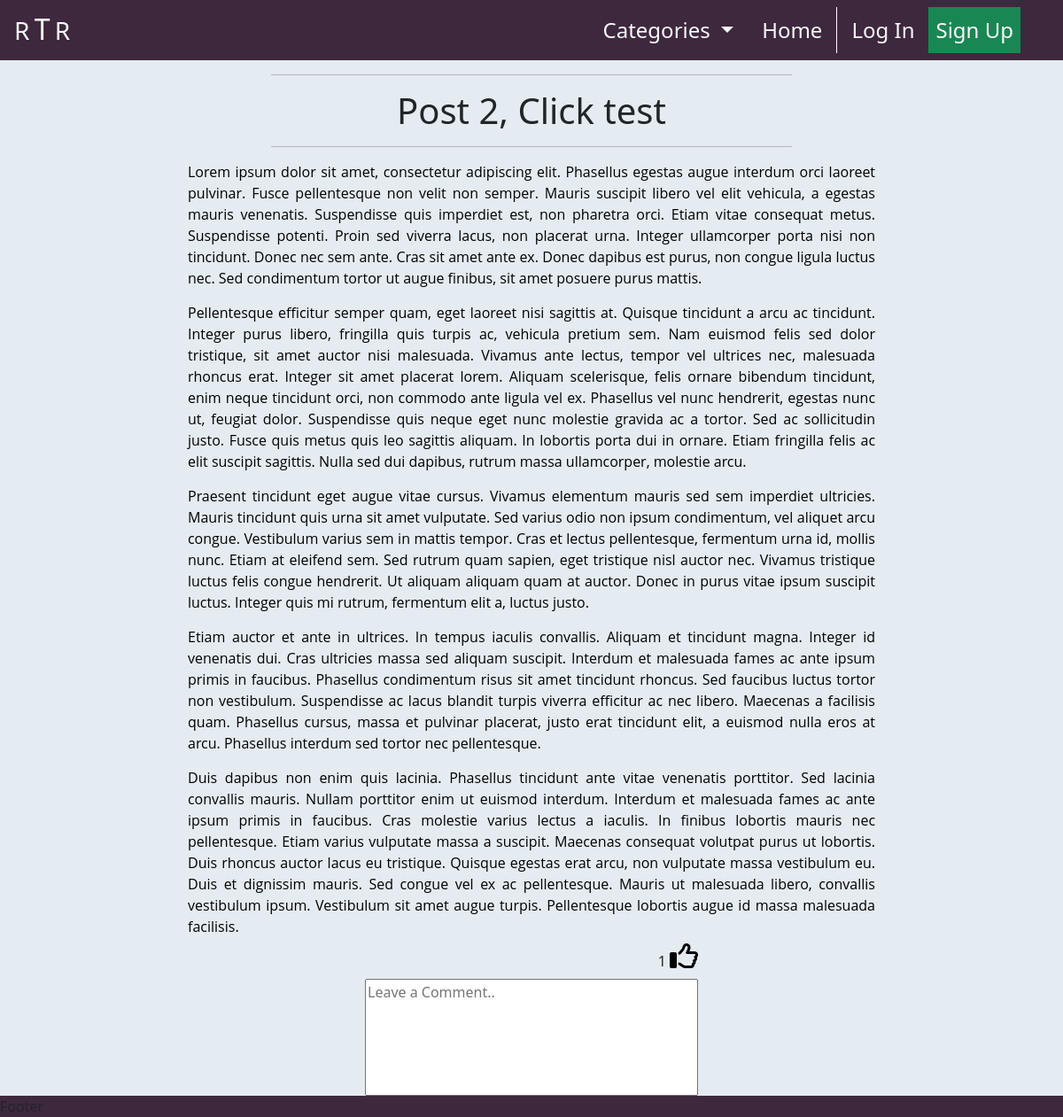
/post_detail/post-2-click-test-test_user1069706/, run on the app's committed database.
### newssite/models.py (models this page shows, shortened)
class Post(models.Model):
    title = models.CharField(max_length=200, unique=True)
    slug = models.SlugField(max_length=200, unique=True, blank=True)
    author = models.ForeignKey(
        User,
        on_delete=models.CASCADE,
        related_name='posts'
    )
    updated_on_date = models.DateTimeField(auto_now=True)
    excerpt = models.TextField(max_length=300, blank=True)
    content = models.TextField()
    category = models.ForeignKey(
        Category,
        max_length=30,
        null=True,
        blank=True,
        on_delete=models.SET_NULL
    )
    featured_image = CloudinaryField('image', default='placeholder')
    created_on = models.DateTimeField(auto_now_add=True)
    status = models.IntegerField(choices=STATUS, default=1)
    likes = models.ManyToManyField(User, related_name='likes', blank=True)
    class Meta:
        ordering = ['-created_on']
    def number_of_likes(self):
        return self.likes.count()

### post_detail/views.py (the view, shortened to what this page needs)
# urls.py: path('<slug:slug>/', views.PostDetail.as_view(), name='post_detail'),
class PostDetail(View):
    def get(self, request, slug, *args, **kwargs):
        template = 'post_detail/post_detail.html'
        post = get_object_or_404(
            Post.objects.filter(status=1),
            slug=slug
        )
        comments = post.comments.filter(
            approved=True,
            parent__isnull=True
        ).order_by("-created_on")
        liked = False
        if post.likes.filter(id=self.request.user.id).exists():
            liked = True
        return render(
            request, template,
            {
                'post': post,
                "comments": comments,
                "liked": liked,
                'comment_form': CommentForm(),
            },
        )

### post_detail/forms.py
class CommentForm(forms.ModelForm):
    class Meta:
        model = Comment
        fields = ('body',)
        labels = {'body': ''}
        widgets = {
            'body': forms.Textarea(attrs={
                    'class': 'w-100 h-100',
                    'cols': 80,
                    'rows': 5,
                    'placeholder': 'Leave a Comment..',
                })
        }

### newssite/context_processors.py (called while the page is built)
def categories(request):
    return {
        'categories': Category.objects.all()
    }

### newssite/models.py (called while the page is built)
    def __str__(self):
        return self.name

### post_detail/templates/post_detail/post_detail.html (shortened to what this page needs)
{% extends "base.html" %}
{% load static %}
{% block content %}
    <div class="container-fluid">
        <div class="row text-center">
            <div class="col-12 text-center">
                <hr class="w-50 post-title-space">
                <h1>{{ post.title }}</h1>
                <hr class="w-50 post-title-space">
            </div>
        </div>
        <div class="row">
            <div class="col-12 col-md-10 col-lg-8
                        offset-md-1 offset-lg-2">
                {{ post.content|safe }}
            </div>
        </div>
        <div class="row">
            <div class="col-12 col-sm-8 col-md-6 col-xl-4
                        offset-sm-2 offset-md-3 offset-xl-4 mb-2">
                <div class="form-right-container d-flex justify-content-end">
                    <form class="like-form"
                    action="{% url 'post_like' post.slug %}"
                    method="POST">
                        {{ post.number_of_likes }}
                        {% if liked %}
                            <button class="p-0 m-0 border-0 bg-alice" type="submit">
                                <i class="fa-regular fa-thumbs-up fa-2xl d-block mb-3" style="color: #0047AB"></i>
                            </button>
                        {% else %}
                            <button class="p-0 m-0 border-0 bg-alice" type="submit">
                                <i class="fa-regular fa-thumbs-up fa-2xl d-block mb-3"></i>
                            </button>
                        {% endif %}
                    </form>
                </div>
            </div>
        </div>
        <div class="row">
            <div class="col-12 col-sm-8 col-md-6 col-xl-4
                        offset-sm-2 offset-md-3 offset-xl-4">
                {{ comment_form }}
            </div>
        </div>
    </div>
{% endblock %}

### static/css/base.css (style rules this page uses)
textarea { resize: none; width: 500px; max-width: 100%; }
.post-title-space { margin-left: 25%; }
.bg-alice { background-color: #E4EBF1; }

### data on the page
Post: title "Post 2, Click test", content "Lorem ipsum dolor sit amet, consectetur adipiscing elit. Phasellus egestas augue interdum orci laoreet pulvinar. Fusce pellentesque non velit non semper. Mauris suscipit libero vel elit vehicula, a egestas mauris venenatis. Suspendisse quis imperdiet est, non pharetra orci. Etiam vitae consequat metus. Suspendisse potenti. Proin sed viverra lacus, non placerat urna. Integer ullamcorper porta nisi non tincidunt. Donec nec sem ante. Cras sit amet ante ex. Donec dapibus est purus, non congue ligula luctus nec. Sed condimentum tortor ut augue finibus, sit amet posuere purus mattis. Pellentesque efficitur semper quam, eget laoreet nisi sagittis at. Quisque tincidunt a arcu ac tincidunt. Integer…", number_of_likes "1"
